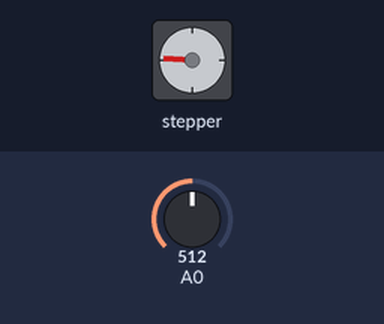
A sketch run on a simulated Arduino Uno, built with avr-gcc and run on an emulated ATmega328P. On the bench: stepper motor. The inputs (shaded band) are chosen by the test bench; at power-on: A0 = 512. Stepper angles assume 200 steps per turn.

Above: at 0.75 s.
At 1.2 s:
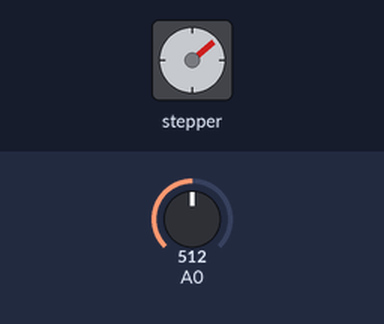
1.3 s: A0 set to 716
At 1.66 s:
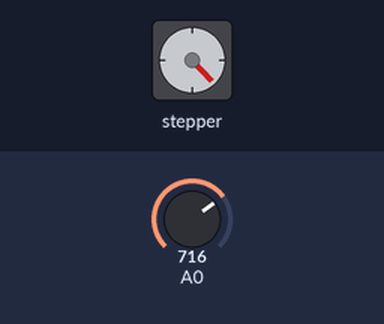
Timing chart, 0 to 13.3 s (numbered marks = the images above; inputs shaded):
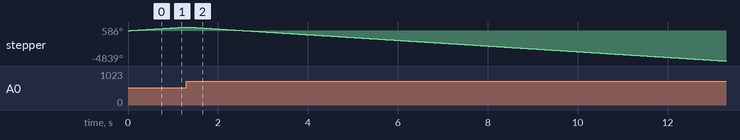

The sketch:

stepper_speedControl.ino
```cpp
/*
 Stepper Motor Control - speed control

 This program drives a unipolar or bipolar stepper motor.
 The motor is attached to digital pins 8 - 11 of the Arduino.
 A potentiometer is connected to analog input 0.

 The motor will rotate in a clockwise direction. The higher the potentiometer value,
 the faster the motor speed. Because setSpeed() sets the delay between steps,
 you may notice the motor is less responsive to changes in the sensor value at
 low speeds.

 Created 30 Nov. 2009
 Modified 28 Oct 2010
 by Tom Igoe

 */

#include <Stepper.h>

const int stepsPerRevolution = 200;  // change this to fit the number of steps per revolution
// for your motor


// initialize the stepper library on pins 8 through 11:
Stepper myStepper(stepsPerRevolution, 8,9,10,11);

int stepCount = 0;  // number of steps the motor has taken

void setup() {
  // nothing to do inside the setup
}

void loop() {
  // read the sensor value:
  int sensorReading = analogRead(A0);
  // map it to a range from 0 to 100:
  int motorSpeed = map(sensorReading, 0, 1023, 0, 100);
  // set the motor speed:
  if (sensorReading > 512) {
    myStepper.setSpeed(80);
    // step 1/100 of a revolution:
    myStepper.step(-stepsPerRevolution / 100);
  }
  else
  {
    myStepper.setSpeed(80);
    // step 1/100 of a revolution:
    myStepper.step(stepsPerRevolution / 100);

    }
}
```
